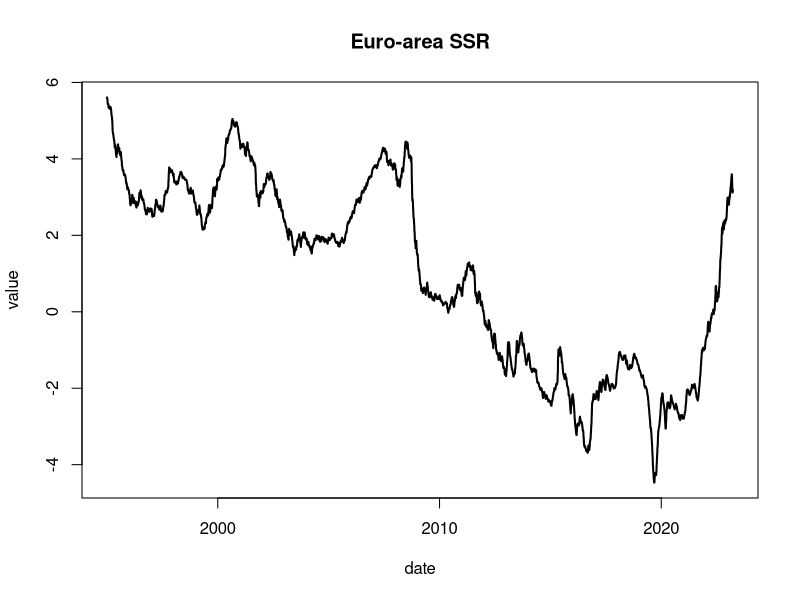

The R script that drew this image:
# Daily Plot of Euro-area SSR (Shadow short rate)
install.packages('readxl')
library(readxl)

# RStudio -> Session -> Set working directory -> To source file location

# Read in latest shadow short rate estimates
# jfyi: data already contains weekends & holidays
daily_ssr_estimates <- read_excel(
  'SSR_Estimates_20230327.xlsx', 
  sheet = 4, 
  skip = 19)

head(daily_ssr_estimates$`Euro-area SSR`, 3)
tail(daily_ssr_estimates$`Euro-area SSR`, 3)

POSIXct <- daily_ssr_estimates$...2
eu_ssr <- daily_ssr_estimates$`Euro-area SSR`

# test plot Euro-area SSR
plot(x = POSIXct,
     y = eu_ssr,
     type = "l",
     lwd = 2,
     xlab = "date",
     ylab = "value",
     main = "Euro-area SSR")

# simple TODO 1: make the plot nicer
# simple TODO 2: plot against stock (CAC-40, DAX) index plot


